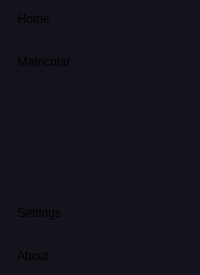
        <widget class="QFrame" name="frame_lateral">
         <property name="sizePolicy">
          <sizepolicy hsizetype="Expanding" vsizetype="Preferred">
           <horstretch>0</horstretch>
           <verstretch>0</verstretch>
          </sizepolicy>
         </property>
         <property name="minimumSize">
          <size>
           <width>0</width>
           <height>0</height>
          </size>
         </property>
         <property name="maximumSize">
          <size>
           <width>16777215</width>
           <height>16777215</height>
          </size>
         </property>
         <property name="styleSheet">
          <string notr="true">* {
   border: none;
}

QPushButton {
    font: 75 11pt 'Arial';
    font-weight: Normal;    
	padding-left: 8px;
    padding-right: 10px;
    text-align: left;
    border-left: 3px solid transparent;
}

QPushButton:hover {
	background-color: #026ec1;
}


QFrame {
background-color: #14131B;
}
</string>
         </property>
         <property name="frameShape">
          <enum>QFrame::StyledPanel</enum>
         </property>
         <property name="frameShadow">
          <enum>QFrame::Raised</enum>
         </property>
         <layout class="QVBoxLayout" name="verticalLayout_3">
          <property name="spacing">
           <number>5</number>
          </property>
          <property name="leftMargin">
           <number>0</number>
          </property>
          <property name="topMargin">
           <number>0</number>
          </property>
          <property name="rightMargin">
           <number>0</number>
          </property>
          <property name="bottomMargin">
           <number>0</number>
          </property>
          <item>
           <widget class="QFrame" name="frame_left">
            <property name="minimumSize">
             <size>
              <width>0</width>
              <height>0</height>
             </size>
            </property>
            <property name="maximumSize">
             <size>
              <width>16777215</width>
              <height>16777215</height>
             </size>
            </property>
            <property name="styleSheet">
             <string notr="true"/>
            </property>
            <property name="frameShape">
             <enum>QFrame::StyledPanel</enum>
            </property>
            <property name="frameShadow">
             <enum>QFrame::Raised</enum>
            </property>
            <layout class="QVBoxLayout" name="verticalLayout_4">
             <property name="spacing">
              <number>5</number>
             </property>
             <property name="leftMargin">
              <number>0</number>
             </property>
             <property name="topMargin">
              <number>0</number>
             </property>
             <property name="rightMargin">
              <number>0</number>
             </property>
             <property name="bottomMargin">
              <number>0</number>
             </property>
             <item>
              <widget class="QPushButton" name="bt_0">
               <property name="sizePolicy">
                <sizepolicy hsizetype="Minimum" vsizetype="Fixed">
                 <horstretch>0</horstretch>
                 <verstretch>0</verstretch>
                </sizepolicy>
               </property>
               <property name="minimumSize">
                <size>
                 <width>0</width>
                 <height>38</height>
                </size>
               </property>
               <property name="maximumSize">
                <size>
                 <width>16777215</width>
                 <height>40</height>
                </size>
               </property>
               <property name="baseSize">
                <size>
                 <width>0</width>
                 <height>0</height>
                </size>
               </property>
               <property name="contextMenuPolicy">
                <enum>Qt::PreventContextMenu</enum>
               </property>
               <property name="acceptDrops">
                <bool>true</bool>
               </property>
               <property name="styleSheet">
                <string notr="true"/>
               </property>
               <property name="text">
                <string>  Home</string>
               </property>
               <property name="icon">
                <iconset resource="icon.qrc">
                 <normaloff>:/img/icon_light/home.svg</normaloff>:/img/icon_light/home.svg</iconset>
               </property>
               <property name="iconSize">
                <size>
                 <width>20</width>
                 <height>20</height>
                </size>
               </property>
               <property name="autoRepeatDelay">
                <number>300</number>
               </property>
              </widget>
             </item>
             <item>
              <widget class="QPushButton" name="bt_1">
               <property name="minimumSize">
                <size>
                 <width>0</width>
                 <height>38</height>
                </size>
               </property>
               <property name="text">
                <string>  Matricular</string>
               </property>
               <property name="icon">
                <iconset resource="icon.qrc">
                 <normaloff>:/img/icon_light/user-plus.svg</normaloff>:/img/icon_light/user-plus.svg</iconset>
               </property>
               <property name="iconSize">
                <size>
                 <width>20</width>
                 <height>20</height>
                </size>
               </property>
              </widget>
             </item>
            </layout>
           </widget>
          </item>
          <item>
           <spacer name="verticalSpacer">
            <property name="orientation">
             <enum>Qt::Vertical</enum>
            </property>
            <property name="sizeHint" stdset="0">
             <size>
              <width>20</width>
              <height>108</height>
             </size>
            </property>
           </spacer>
          </item>
          <item>
           <widget class="QPushButton" name="bt_2">
            <property name="minimumSize">
             <size>
              <width>0</width>
              <height>38</height>
             </size>
            </property>
            <property name="text">
             <string>  Settings</string>
            </property>
            <property name="icon">
             <iconset resource="icon.qrc">
              <normaloff>:/img/icon_light/settings.svg</normaloff>:/img/icon_light/settings.svg</iconset>
            </property>
            <property name="iconSize">
             <size>
              <width>20</width>
              <height>20</height>
             </size>
            </property>
           </widget>
          </item>
          <item>
           <widget class="QPushButton" name="bt_3">
            <property name="minimumSize">
             <size>
              <width>0</width>
              <height>38</height>
             </size>
            </property>
            <property name="styleSheet">
             <string notr="true"/>
            </property>
            <property name="text">
             <string>  About</string>
            </property>
            <property name="icon">
             <iconset resource="icon.qrc">
              <normaloff>:/img/icon_light/alert-circle.svg</normaloff>:/img/icon_light/alert-circle.svg</iconset>
            </property>
            <property name="iconSize">
             <size>
              <width>20</width>
              <height>20</height>
             </size>
            </property>
           </widget>
          </item>
         </layout>
        </widget>
